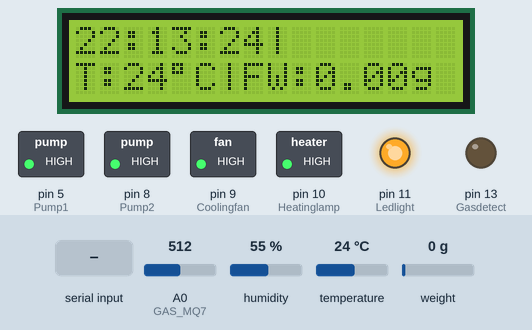
Recording of a sketch running on a simulated Arduino Uno, built with avr-gcc and run on an emulated ATmega328P. On the bench: 16×2 character LCD, switched loads named in the sketch (green lamp = pin HIGH), output pins drawn as LEDs (lit = HIGH). The test bench sets the inputs (shaded band); at power-on: A0 (GAS_MQ7) = 512, humidity 55 %, temperature 24 °C, weight on the scale 0 g. The local clock reads 2024-03-15 10:24:30 at power-on unless the sketch sets it; what the sketch prints to the serial monitor is not drawn.

Above: at 5.3 s.
5.4 s: "threhold\n" received over the second serial link
At 8.9 s:
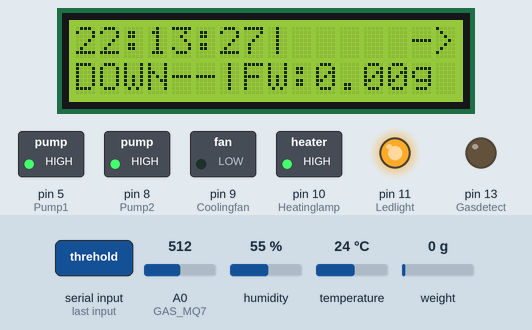
12.2 s: "A1\n" received over the second serial link
At 14.7 s:
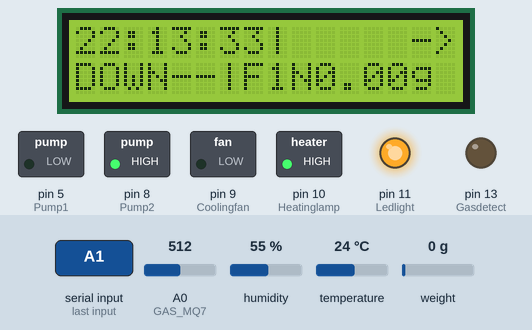
18.4 s: "A0\n" received over the second serial link
At 21.7 s:
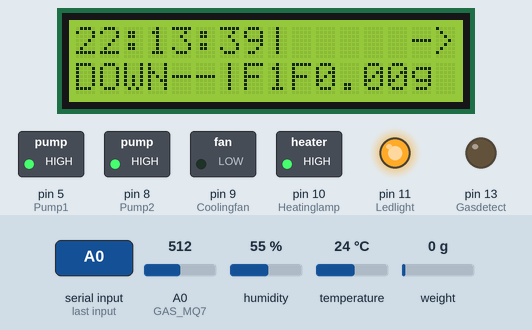
24.5 s: "B1\n" received over the second serial link
At 27.5 s:
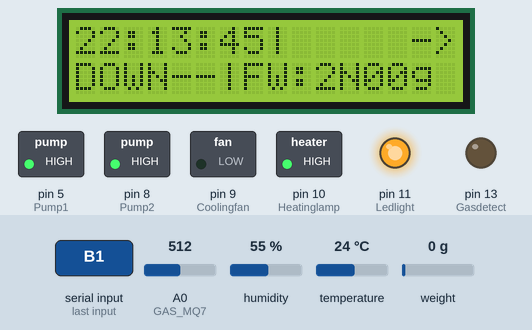
30.6 s: "B0\n" received over the second serial link
At 33.3 s:
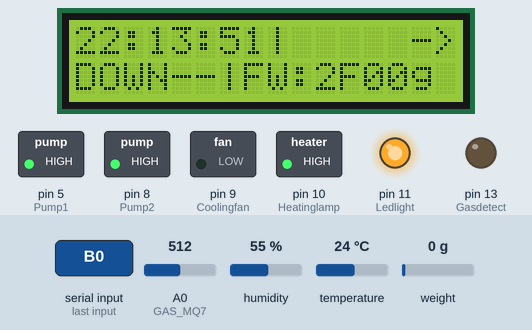
36.8 s: A0 (GAS_MQ7) set to 668
43.7 s: A0 (GAS_MQ7) set to 700
At 45.9 s:
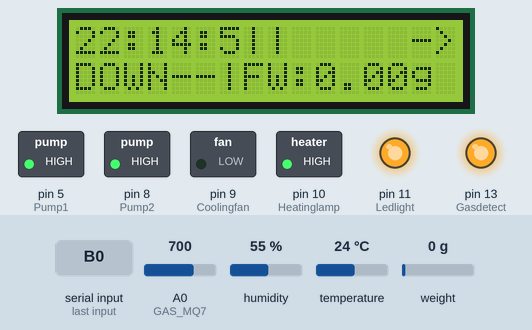
Timing chart, 0 to 47.4 s (numbered marks = the images above; inputs shaded):
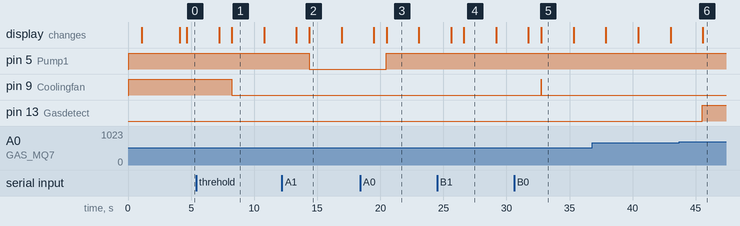

Measured:
- the behaviour switches between 682 and 683 on A0 (GAS_MQ7) (found by bisection; images 5 and 6)
- after the input at 5.4 s, pin 9 (Coolingfan): HIGH → LOW after 2.8 s; the display: first changes after 1.8 s (image 1 shows a later state)
- after the input at 12.2 s, pin 5 (Pump1): HIGH → LOW after 2.1 s; the display: first changes after 1.1 s (image 2 shows a later state)
- after the input at 18.4 s, pin 5 (Pump1): LOW → HIGH after 2.1 s; the display: first changes after 1.1 s (image 3 shows a later state)
- after the input at 24.5 s, the display: first changes after 1.1 s (image 4 shows a later state)
- after the input at 30.6 s, pin 9 (Coolingfan): LOW → HIGH after 2.1 s, → LOW 0.01 s later; the display: first changes after 1.1 s (image 5 shows a later state)
- after the input at 43.7 s, pin 13 (Gasdetect): LOW → HIGH after 1.8 s

The sketch:

Final_edit.ino
```cpp
#include "DHT.h"///dht11
#include <SoftwareSerial.h>
#include <stdlib.h>
#include <Wire.h>;
#include "RTClib.h"///thoigianthuc
#include <LiquidCrystal_I2C.h>;///i2c

#include "HX711.h"///adc24bit hx711 hotro loadcell

#define Pump1                   5
#define Pump2                   8
#define Coolingfan              9
#define Heatinglamp             10
#define Ledlight                11
#define Feeder                  12
#define Gasdetect               13
#define LOADCELL_DOUT           3
#define LOADCELL_CLK            2
#define DHTTYPE               DHT11
#define DHTPIN                  4
#define GAS_MQ7                 A0


RTC_DS1307 rtc;
char daysOfTheWeek[7][12] = {"Sun", "Mon", "Tue", "Wed", "Thu", "Fri", "Sat"};
String buff[9];
uint8_t check[8] = {0x0,0x1,0x3,0x16,0x1c,0x8,0x0};
String tempSet,timerSetHour, timerSetMin;
uint8_t checkHour, checkMin;
uint8_t firstWeight, LastWeight, remainWeight;
boolean startSending = false;
boolean updateStateFlag = false;
boolean setTempThreholdFlag = false;
boolean setArlamTimemerFlag = false;
boolean feederFlag = false;
DHT dht(DHTPIN,DHTTYPE);
HX711 scale(LOADCELL_DOUT, LOADCELL_CLK);
uint8_t gasValue;
float grams;
SoftwareSerial ser(6,7);
LiquidCrystal_I2C lcd(0x3F,16,2);
String inputString;
//boolean stringComplete = false;
  // Temperature and Humidity

void setup() {
  Serial.begin(115200);              //Starting serial communication
  dht.begin();
  lcd.init();
  lcd.backlight();
  ser.begin(115200);
  lcd.createChar(5, check);
  // Fire Sensor Config

  pinMode(13, OUTPUT);
   // Init Relay Pin
  pinMode(Pump1, OUTPUT);
  pinMode(Pump2, OUTPUT);
  pinMode(Coolingfan, OUTPUT);
  pinMode(Heatinglamp, OUTPUT);
  pinMode(Ledlight, OUTPUT);
  pinMode(Gasdetect, OUTPUT);
  // Init state of RELAY
  digitalWrite(Pump1, HIGH);
  digitalWrite(Pump2, HIGH);
  digitalWrite(Coolingfan, HIGH);
  digitalWrite(Heatinglamp, HIGH);
  digitalWrite(Ledlight, HIGH);

   rtc.adjust(DateTime(F(__DATE__), F(__TIME__)));//auto update from computer time

   scale.set_scale();
   scale.tare();  //Reset the scale to 0
   lcd.setCursor(0,0);
   lcd.print("-LE THANH TRONG-");
   lcd.setCursor(0,1);
   lcd.print("DATN-SMART FARM-");
   delay(3000);
    lcd.clear();
}

void loop() {

  //Adjust to this calibration factor
  scale.set_scale(-376.0);
  // Read an average of X readings
  grams = scale.get_units(5);
  // Temperature and Humidity
  float Temperature = dht.readTemperature();
  float Humidity = dht.readHumidity();
  gasValue = analogRead(GAS_MQ7);
  Serial.println(gasValue);
  String detectGas = "NO GAS FOUND";
  if(gasValue > 170)
    {
       detectGas = "PHAT HIEN KHI C0";
       digitalWrite(Coolingfan, LOW);
       digitalWrite(Gasdetect, HIGH);
       Serial.println(detectGas);
     }
      else if(setTempThreholdFlag == false && gasValue < 170)
      {
        detectGas = "KHONG PHAT HIEN KHI C0";
        digitalWrite(Coolingfan, HIGH);
        digitalWrite(Gasdetect, LOW);
        Serial.println(detectGas);
        }
     // Sensor sending value
    buff[0] = "temp=" + String(Temperature);
    buff[1] = "humi=" + String(Humidity);
//    buff[2] = "gas =" + detectGas;
    buff[3] = "food=" + String(firstWeight)+ "/" + String(LastWeight) + ">>" + String(remainWeight);

  lcd.setCursor(7,1);
  lcd.print("FW:");
  lcd.print(grams);
  lcd.print("g");
    DateTime now = rtc.now();
    lcd.setCursor(0, 0);
    lcd.print(now.hour());
    lcd.print(':');
    lcd.print(now.minute());
    lcd.print(':');
    lcd.print(now.second());
    lcd.print('|');
    lcd.setCursor(0,1);
    lcd.print("T:");
    lcd.print((uint8_t)Temperature);
    lcd.print((char)223);
    lcd.print("C");
    lcd.print("|");

  while(ser.available())
  {
    dataReceiveFromRaspberry();
  }
  sendStringDataToRaspberry();
  setThreholdTemperature();
  setArlamTimer();
  delay(2000);
}

void sendStringDataToRaspberry()
{
    ser.println(buff[0]);
    Serial.println(buff[0]);
//    delay(50);

    ser.println(buff[1]);
    Serial.println(buff[1]);
//    delay(50);

    ser.println(buff[2]);
    Serial.println(buff[2]);
//    delay(50);

    if(feederFlag == true)
    {
      ser.println(buff[3]);
      Serial.println(buff[3]);
      delay(50);
      }

//    ser.println(buff[4]);
//    Serial.println(buff[4]);
////    delay(50);
}

void dataReceiveFromRaspberry()
{
  lcd.setCursor(14,0);
  lcd.print("->");
  inputString = ser.readStringUntil('\r');

   // Temp threhold detect value
  if(inputString.substring(0,8) == "threhold")
  {
    tempSet = inputString.substring(8,10);
    Serial.println("detect value" + tempSet);
    setTempThreholdFlag = true;
  }

   // Timer detect value
  if(inputString.substring(0,8) == "timerSet")
  {
    timerSetHour = inputString.substring(8,10);
    timerSetMin = inputString.substring(11,13);
    Serial.println("detect value" + timerSetHour);
    Serial.println("detect value" + timerSetMin);
    setArlamTimemerFlag = true;
  }
    // Relay 1 -
//    if(inputString.substring(0,2) == "AA")
      if(inputString.substring(0,2) == "A1")
       {
          digitalWrite(Pump1, LOW);
          lcd.setCursor(8,1);
          lcd.print("1N");
       }
      if(inputString.substring(0,2) == "A0")
        {
          digitalWrite(Pump1, HIGH);
          lcd.setCursor(8,1);
          lcd.print("1F");
//          ser.println("Turned Off");
        }
    // Relay 2 -
//    if(inputString.substring(0,7) == "Relay 2")
      if(inputString.substring(0,2) == "B1")
       {
          digitalWrite(Coolingfan, LOW);
          lcd.setCursor(10,1);
          lcd.print("2N");
//          ser.println("Turned On");
       }
      if(inputString.substring(0,2) == "B0")
        {
          digitalWrite(Coolingfan, HIGH);
          lcd.setCursor(10,1);
          lcd.print("2F");
//          ser.println("Turned Off Led");
        }


     // Relay 3 -
//    if(inputString.substring(0,7) == "Relay 3")
//    {
      if(inputString.substring(0,2) == "C1")
       {
          digitalWrite(Heatinglamp, LOW);
          lcd.setCursor(12,1);
          lcd.print("3N");
//          ser.println("Turned On");
       }
      if(inputString.substring(0,2) == "C0")
        {
          digitalWrite(Heatinglamp, HIGH);
          lcd.setCursor(12,1);
          lcd.print("3F");
//          ser.println("Turned Off Led");
        }

     // Relay 4 -
//    if(inputString.substring(0,7) == "Relay 4")
//    {
      if(inputString.substring(0,2) == "D1")
       {
          digitalWrite(Ledlight, LOW);
          lcd.setCursor(14,1);
          lcd.print("4N");
//          ser.println("Turned On");
       }
      if(inputString.substring(0,2) == "D0")
        {
          digitalWrite(Ledlight, HIGH);
          lcd.setCursor(14,1);
          lcd.print("4F");
//          ser.println("Turned Off Led");
        }

       if(inputString.substring(0,2) == "E1")
       {
          digitalWrite(Pump2, LOW);
//          lcd.setCursor(14,1);
//          lcd.print("5N");
//          ser.println("Turned On");
       }
      if(inputString.substring(0,2) == "E0")
        {
          digitalWrite(Pump2, HIGH);
//          lcd.setCursor(14,1);
//          lcd.print("5F");
//          ser.println("Turned Off Led");
        }
}

void setThreholdTemperature()
{
  if(setTempThreholdFlag == true)
  {
    float temperature = dht.readTemperature();
    float tempThrehold = 30;
    tempThrehold = tempSet.toFloat();
    Serial.println(tempThrehold);
    if(temperature > tempThrehold)
    {
      lcd.setCursor(0,1);
      lcd.print("DOWN--");

      Serial.println("Turned on Relay 2 - Fan");
      digitalWrite(Coolingfan, LOW);
      digitalWrite(Heatinglamp, HIGH);
      }

     if(temperature < tempThrehold)
     {
      Serial.println("Turned on Relay 4 - Heater Light ");
      digitalWrite(Heatinglamp, LOW);
      digitalWrite(Coolingfan, HIGH);
      lcd.setCursor(0,1);
      lcd.print("Up++++");
      }

     if(temperature == tempThrehold)
     {
      lcd.setCursor(0,1);
      lcd.print("DONE.");
      Serial.println("Setting on Threhold complete!");
      setTempThreholdFlag = false;
      digitalWrite(Heatinglamp, HIGH);
      digitalWrite(Coolingfan, HIGH);
      Serial.println(setTempThreholdFlag);
//      lcd.setCursor(10,1);
//      lcd.print(String(setTempThreholdFlag));
      }
    }
  }

void setArlamTimer()
{
   DateTime Now = rtc.now();
   uint8_t compareHour = Now.hour();
   uint8_t compareMin = Now.minute();
   uint8_t compareSec = Now.second();
   checkHour = timerSetHour.toInt();
   checkMin = timerSetMin.toInt();
   uint8_t turnOffFlagMin = checkMin + 5;
   if(setArlamTimemerFlag == false && feederFlag == true && compareMin == turnOffFlagMin)
  {
    feederFlag = false;
  }
  if(setArlamTimemerFlag == true)
  {
    lcd.setCursor(9, 0);
    lcd.print(checkHour);
    lcd.print(":");
    lcd.setCursor(12, 0);
    lcd.print(checkMin);
    Serial.println(compareHour);
    Serial.println(compareMin);
     if(compareHour == checkHour && compareMin == checkMin)
      {
        Serial.println("Turned on Feeder ");
        digitalWrite(Feeder, HIGH);
//        lcd.setCursor(9, 1);
//        lcd.print("OK");
        setArlamTimemerFlag = false;
        if(compareSec < 15)
        {
          firstWeight = scale.get_units(5);
          Serial.println(firstWeight);
        }
       }
  }
  uint8_t increaseMin = checkMin +1;
  if(setArlamTimemerFlag == false && compareMin == increaseMin)
  {
    digitalWrite(Feeder, LOW);
    lcd.setCursor(9, 0);
    lcd.print("DONE--");
    if(compareSec < 15)
        {
          LastWeight = scale.get_units(5);
          Serial.println(LastWeight);
          }
    remainWeight = firstWeight - LastWeight;
    feederFlag = true;
  }
}
```
